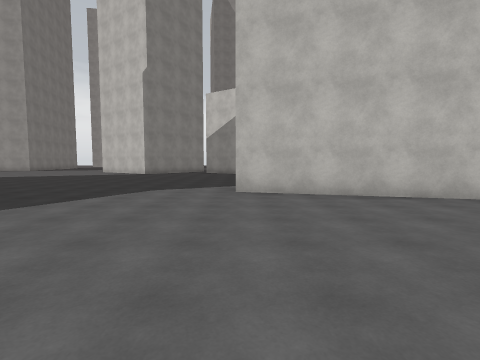
view 1 (above)

24 first-person views from a walk through a Unity game level. The camera is 1.5 m above the floor, tilts 4° down and sees 85° across. The floor is counted in squares, 2 m on a side. Each view is taken from the middle of a square. On the plan, view 1 faces up. The plan holds only what a view shows up to about 9 squares ahead; the rest is blank. The place goes on beyond the plan. Some animated figures are left out. Surface patterns are stand-ins for the level's own textures.

view 2
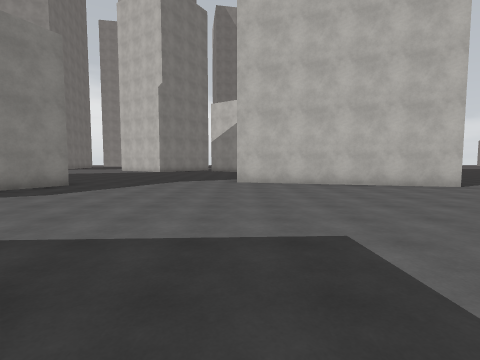

view 3
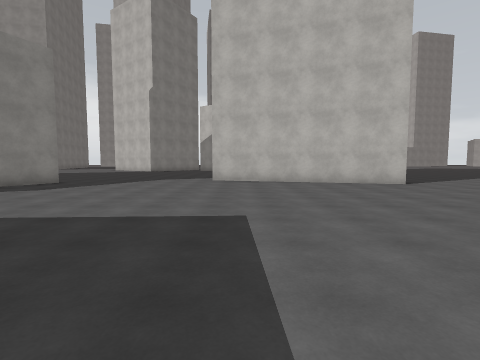

view 4
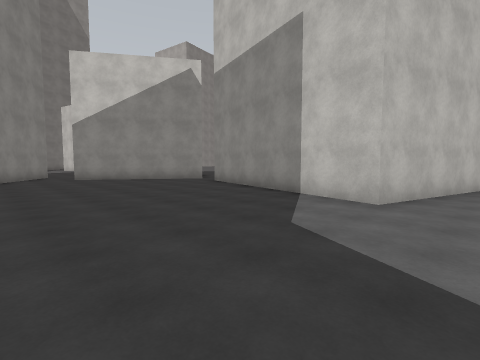

view 5
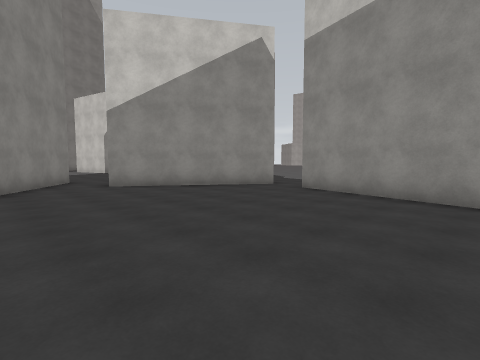

view 6
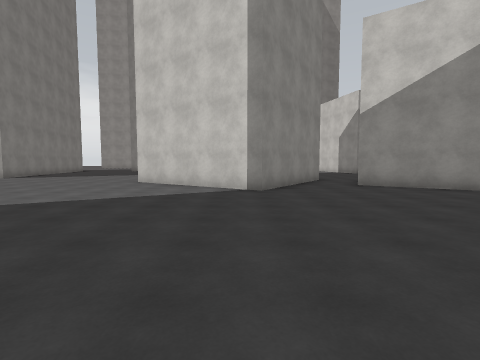

view 7
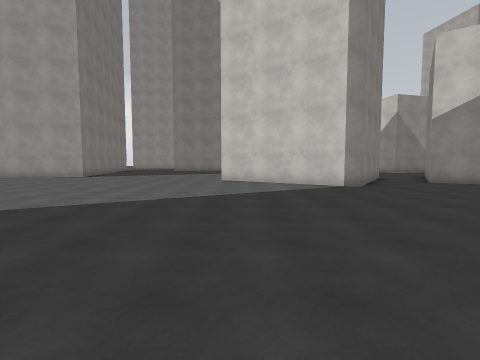

view 8
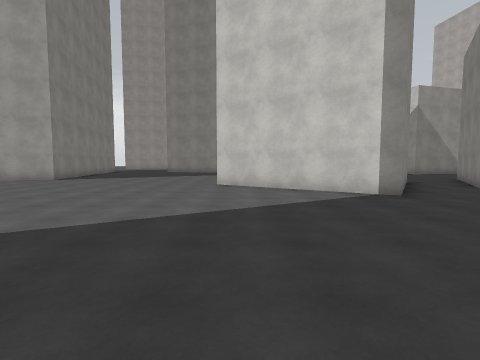

view 9
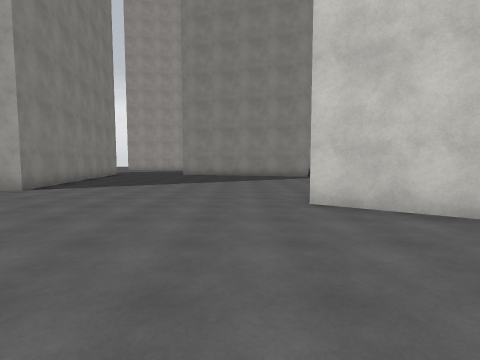

view 10
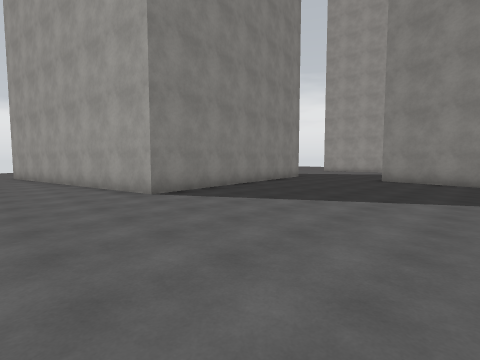

view 11
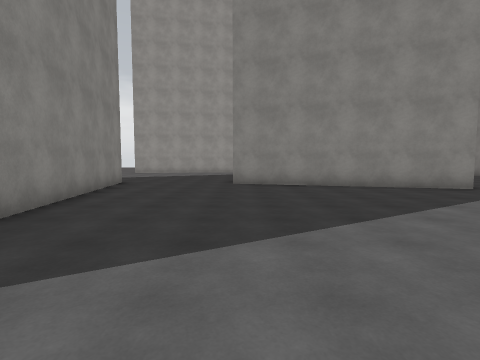

view 12
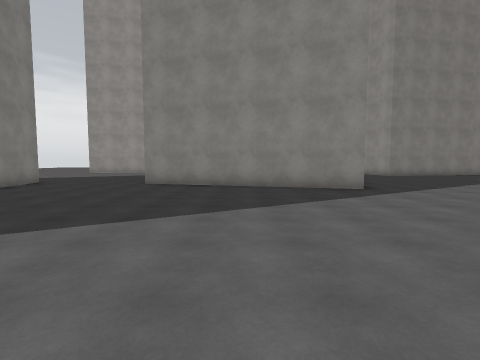

view 13
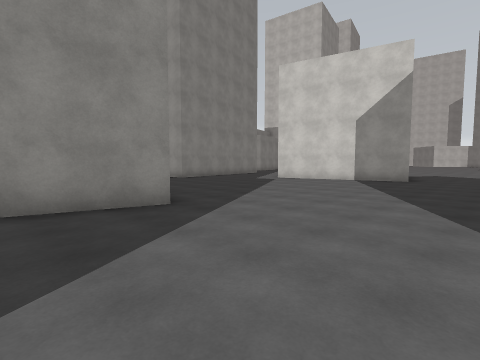

view 14
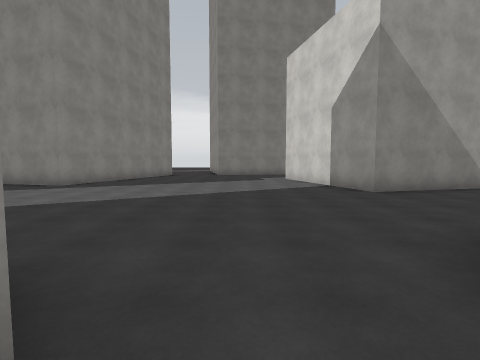

view 15
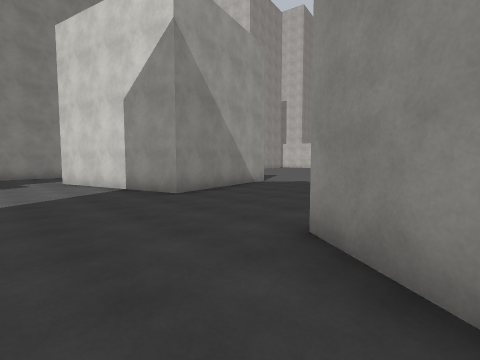

view 16
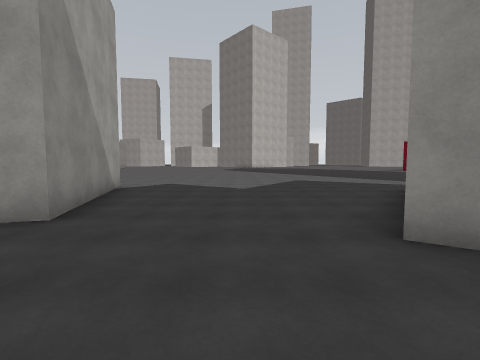

view 17
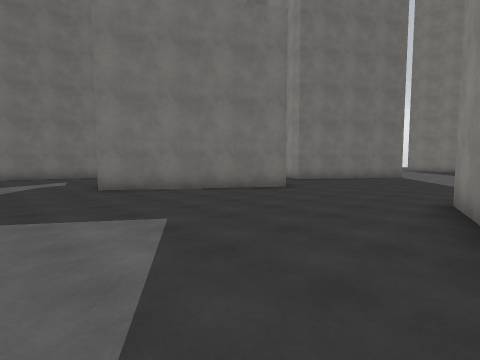

view 18
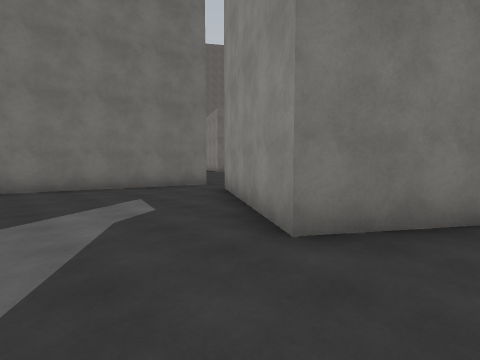

view 19
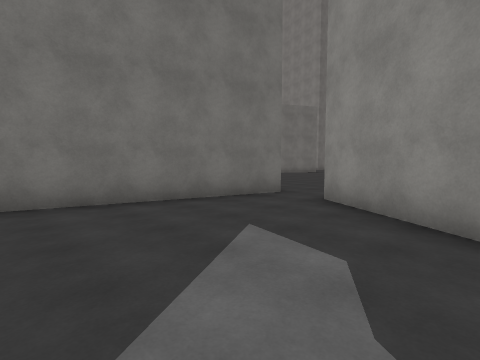

view 20
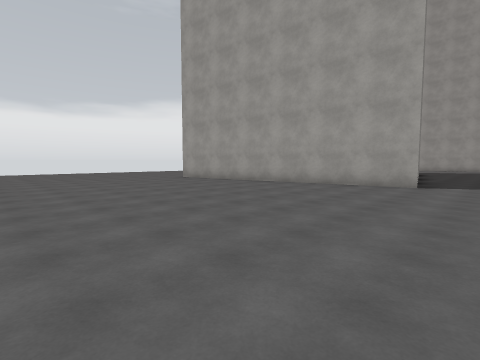

view 21
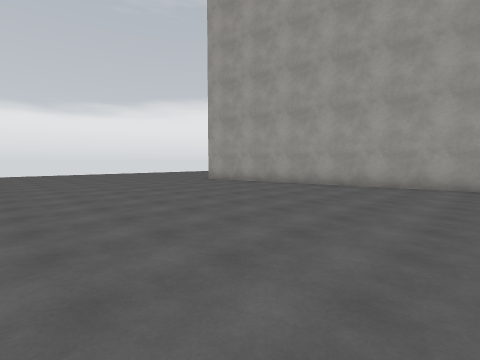

view 22
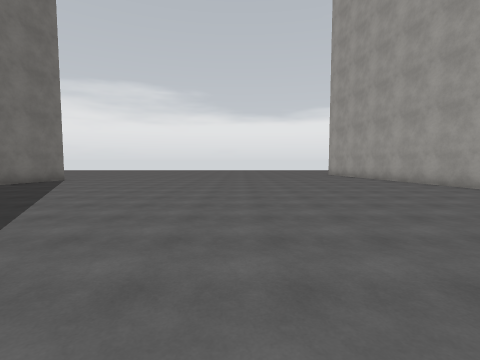

view 23
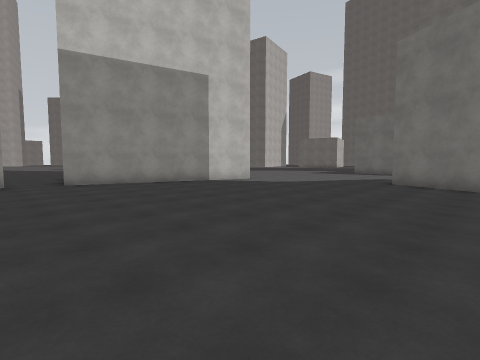

view 24
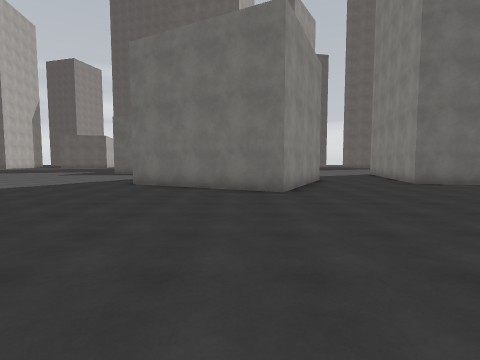

### Floor plan
Points are (right, up) in squares from view 1. A wall is a line through its corners. A room is listed if a view was taken in it or the views show most of it. See-through windows are left out.
Room 1 (views 1, 2, 3, 4, 5, 6, 7, 8, 9, 10, 11, 12, 13, 14, 15, 16, 17, 18, 19, 20, 21, 22, 23, 24)
walls: (-2.2, 17.4) (0.5, 21.4) (4.8, 18.5) (2.1, 14.5) (-2.2, 17.4); (-2.7, 19.9) (-5.4, 15.8) (-9.8, 18.7); (-11.4, 5) (-10.1, 7.6) (-5.4, 5.3) (-6.2, 3.7); (-16.8, 5.6) (-14.9, 5.1); (-7.4, 28) (-7.6, 27.1) (-14.3, 28.9); (-20.1, 6.5) (-19.3, 6.3); (6.6, 4.7) (-0.1, 6.5) (1.7, 13.1) (6.8, 11.7); (6, 26.7) (1.3, 25.4) (0, 30.5); (-18.2, 29.1) (-16.7, 20.8) (-21.9, 19.8)
ways out: opening at (7, 27)

Positions as (right, up) in squares from view 1, and headings:
1: (0, 0), facing up
2: (0, -3), facing up
3: (1, -4), facing up
4: (-5, 5), facing up-right
5: (-5, 9), facing up-right
6: (-6, 9), facing up
7: (-9, 8), facing up
8: (-9, 10), facing up
9: (-11, 14), facing up
10: (-11, 18), facing up-left
11: (-14, 20), facing up
12: (-11, 20), facing up
13: (-10, 23), facing up-right
14: (-2, 19), facing up
15: (-2, 20), facing up-right
16: (-2, 23), facing right
17: (7, 26), facing down-left
18: (7, 20), facing down-left
19: (7, 17), facing down-left
20: (-15, 12), facing up-left
21: (-17, 12), facing up-left
22: (-11, 14), facing left
23: (-8, 15), facing down-right
24: (-9, 14), facing down
